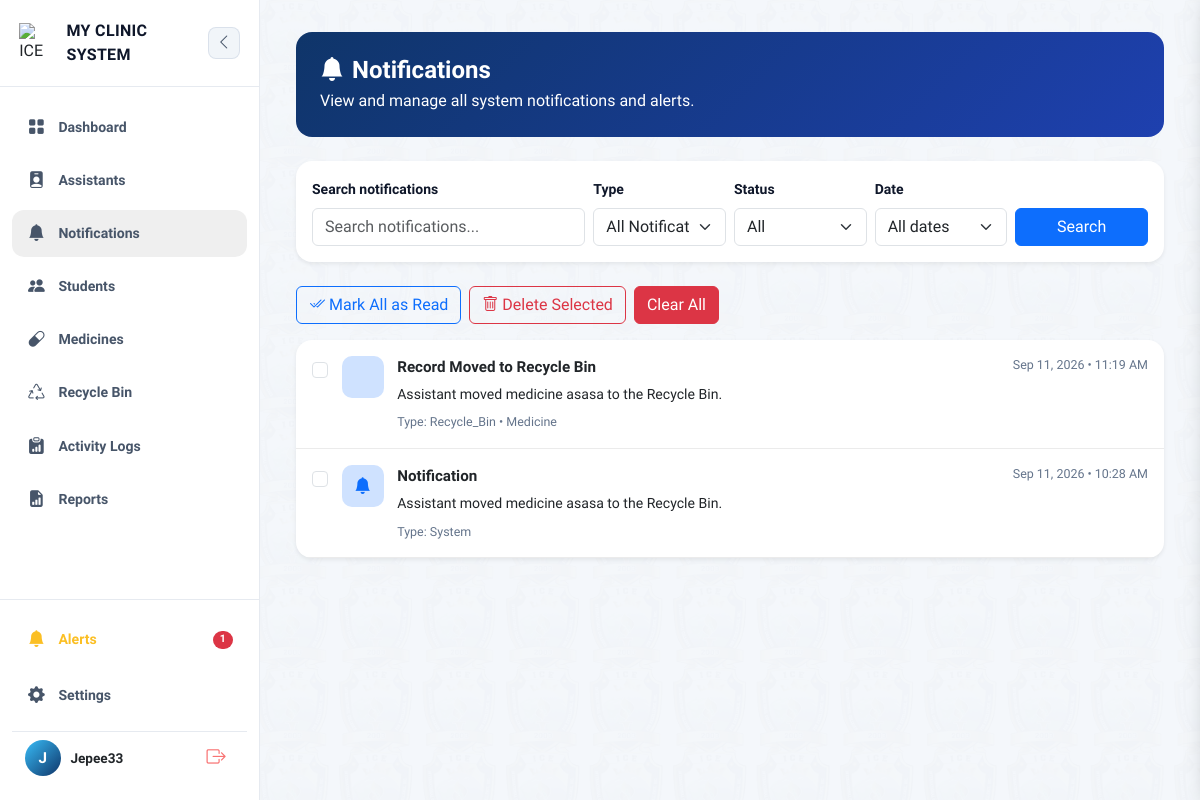
Page /notifications/ (signed in) on the earlier database version.
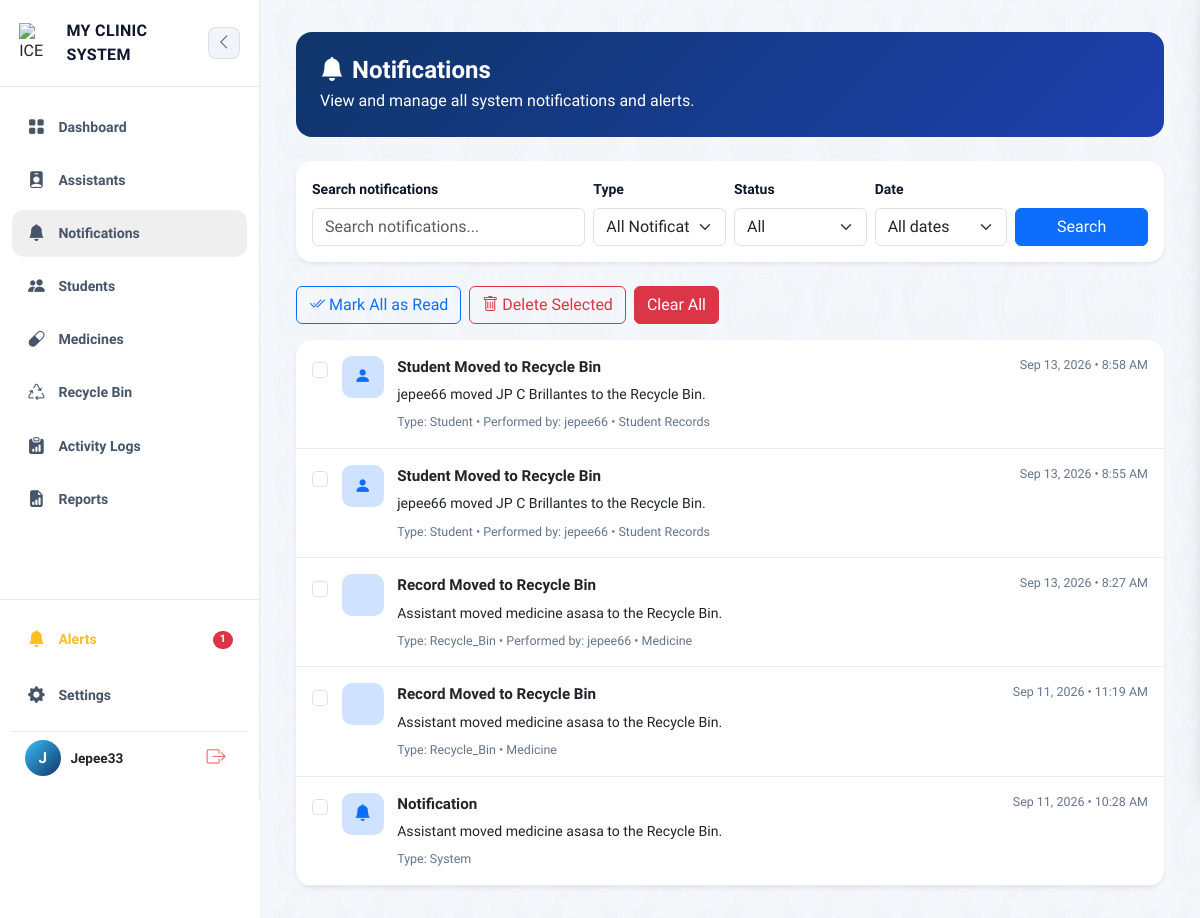
Same page on the later database version.
### clinic/models.py (models this page shows, shortened)
class Notification(models.Model):
    recipient = models.ForeignKey(User, on_delete=models.CASCADE, related_name='clinic_notifications')
    triggered_by = models.ForeignKey(
        User, on_delete=models.SET_NULL, null=True, blank=True,
        related_name='triggered_clinic_notifications'
    )
    title = models.CharField(max_length=150, default='Notification')
    message = models.TextField()
    notification_type = models.CharField(max_length=30, default='system')
    module = models.CharField(max_length=50, blank=True)
    related_object_id = models.PositiveIntegerField(null=True, blank=True)
    created_at = models.DateTimeField(auto_now_add=True)
    is_read = models.BooleanField(default=False)
    class Meta:
        ordering = ['-created_at']

### clinic/views/notifications.py (the view)
# urls.py: path('notifications/', views.notification_list, name='notification_list'),
@login_required
def notification_list(request):
    query = request.GET.get('q', '').strip()
    notification_type = request.GET.get('type', '').strip().lower()
    status = request.GET.get('status', '').strip().lower()
    date_filter = request.GET.get('date', '').strip().lower()
    notifications = Notification.objects.filter(recipient=request.user).select_related('triggered_by')
    if query:
        notifications = notifications.filter(Q(title__icontains=query) | Q(message__icontains=query) | Q(module__icontains=query) | Q(triggered_by__username__icontains=query))
    if notification_type:
        notifications = notifications.filter(notification_type__iexact=notification_type)
    if status == 'unread':
        notifications = notifications.filter(is_read=False)
    elif status == 'read':
        notifications = notifications.filter(is_read=True)
    today = timezone.localdate()
    if date_filter == 'today':
        notifications = notifications.filter(created_at__date=today)
    elif date_filter == 'yesterday':
        notifications = notifications.filter(created_at__date=today - timedelta(days=1))
    elif date_filter == 'last7':
        notifications = notifications.filter(created_at__gte=timezone.now() - timedelta(days=7))
    elif date_filter == 'last30':
        notifications = notifications.filter(created_at__gte=timezone.now() - timedelta(days=30))
    return render(request, 'clinic/notifications.html', {
        'notifications': notifications, 'query': query, 'selected_type': notification_type,
        'selected_status': status, 'selected_date': date_filter,
    })

### clinic/templates/clinic/notifications.html (shortened to what this page needs)
{% extends 'clinic/base.html' %}
{% block content %}
<div class="container-fluid py-2">
    <section class="notif-hero p-4 rounded-4 text-white mb-4">
        <h1 class="fw-bold mb-1"><i class="bi bi-bell-fill me-2"></i>Notifications</h1>
        <p class="mb-0">View and manage all system notifications and alerts.</p>
    </section>
    <section class="card notif-filter-card border-0 shadow-sm rounded-4 mb-4">
        <div class="card-body">
            <form method="get" class="row g-2 align-items-end">
                <div class="col-12 col-md-4">
                    <label class="form-label small fw-semibold">Search notifications</label>
                    <input class="form-control" name="q" value="{{ query }}" placeholder="Search notifications...">
                </div>
                <div class="col-6 col-md-2">
                    <label class="form-label small fw-semibold">Type</label>
                    <select class="form-select" name="type">
                        <option value="">All Notifications</option>
                    </select>
                </div>
                <div class="col-6 col-md-2">
                    <label class="form-label small fw-semibold">Status</label>
                    <select class="form-select" name="status">
                        <option value="">All</option>
                    </select>
                </div>
                <div class="col-8 col-md-2">
                    <label class="form-label small fw-semibold">Date</label>
                    <select class="form-select" name="date">
                        <option value="">All dates</option>
                    </select>
                </div>
                <div class="col-4 col-md-2">
                    <button class="btn btn-primary w-100">Search</button>
                </div>
            </form>
        </div>
    </section>
    <div class="notif-actions-row mb-3">
        <form method="post" action="{% url 'mark_all_notifications_read' %}" class="m-0">
            <button class="btn btn-outline-primary"><i class="bi bi-check2-all me-1"></i>Mark All as Read</button>
        </form>
        <button class="btn btn-outline-danger" form="notification-selection"><i class="bi bi-trash me-1"></i>Delete Selected</button>
        <button class="btn btn-danger" data-bs-toggle="modal" data-bs-target="#clearNotificationsModal">Clear All</button>
    </div>
    <form id="notification-selection" method="post" action="{% url 'delete_selected_notifications' %}"
        class="card border-0 shadow-sm rounded-4 overflow-hidden">
        {% for notification in notifications %}
        <div class="notification-row {% if not notification.is_read %}bg-primary-subtle{% endif %}">
            <div class="notif-checkbox-wrap">
                <input class="form-check-input" type="checkbox" name="notification_ids" value="{{ notification.pk }}">
            </div>
            <div class="notif-row-icon bg-primary-subtle text-primary">
                <i class="bi bi-{% if notification.notification_type == 'medicine' %}capsule{% elif notification.notification_type == 'student' %}person{% elif notification.notification_type == 'recycle_bin' %}recycle{% elif notification.notification_type == 'assistant' %}person-badge{% else %}bell{% endif %}-fill"></i>
            </div>
            <div class="notif-row-body">
                <div class="notif-row-top">
                    <div class="notif-row-title">
                        {{ notification.title }}
                    </div>
                    <div class="notif-row-time">{{ notification.created_at|date:'M d, Y • g:i A' }}</div>
                </div>
                <div class="notif-row-message">{{ notification.message }}</div>
                <div class="notif-row-meta">
                    Type: {{ notification.notification_type|title }}
                    {% if notification.triggered_by %} • Performed by: {{ notification.triggered_by.get_full_name|default:notification.triggered_by.username }}{% endif %}
                    {% if notification.module %} • {{ notification.module }}{% endif %}
                </div>
            </div>
        </div>
        {% empty %}
        <div class="text-center text-secondary p-5">
            <i class="bi bi-bell-slash fs-2 d-block mb-2"></i>No notifications match your filters.
        </div>
        {% endfor %}
    </form>
</div>
{% endblock %}

### clinic/templates/clinic/base.html (shortened to what this page needs)
{% load static %}
<!DOCTYPE html>
<html lang="en">
<head>
    <link href="https://cdn.jsdelivr.net/npm/bootstrap@5.3.0/dist/css/bootstrap.min.css" rel="stylesheet">
    <link rel="stylesheet" href="https://cdn.jsdelivr.net/npm/bootstrap-icons@1.11.0/font/bootstrap-icons.css">
</head>
<body class="bg-body text-body">
    <div style="display: flex; min-height: 100vh; width: 100%; position: relative;">
        <aside id="appSidebar">
            <div>
                <div class="sidebar-header-glass">
                    <div class="brand-logo-container" id="logoToggleBtn"
                        style="display: flex; align-items: center; gap: 0.5rem; cursor: pointer;"
                        title="Toggle Sidebar">
                        <img src="{% static 'clinic/img/me.png' %}" alt="ICE Clinic Logo"
                            style="width: 40px; height: 40px; object-fit: contain;">
                        <span class="brand-text">MY CLINIC SYSTEM</span>
                    </div>
                    <button class="sidebar-toggle-btn desktop-toggle-btn d-none d-lg-flex" id="toggleSidebarDesktopBtn"
                        title="Toggle Sidebar">
                        <i class="bi bi-chevron-left"></i>
                    </button>
                </div>
                <nav style="padding: 1rem 0.75rem;">
                    <a href="{% url 'dashboard' %}"
                        class="nav-item-link {% if request.resolver_match.url_name == 'dashboard' %}active{% endif %}"
                        title="Dashboard">
                        <i class="bi bi-grid-fill"></i>
                        <span>Dashboard</span>
                    </a>
                    {% if user.is_authenticated and user.profile.role == 'admin' %}
                    <a href="{% url 'nurse_list' %}"
                        class="nav-item-link {% if request.resolver_match.url_name == 'nurse_list' or request.resolver_match.url_name == 'nurse_detail' %}active{% endif %}"
                        title="Assistants"><i class="bi bi-person-badge-fill"></i><span>Assistants</span></a>
                    <button class="nav-item-link w-100 border-0 text-start" type="button" id="notifBellBtn"
                        title="Notifications">
                    <i class="bi bi-bell-fill"></i><span>Notifications</span>
                </button>
                {% endif %}
                    <a href="{% url 'student_records' %}"
                        class="nav-item-link {% if request.resolver_match.url_name == 'student_records' %}active{% endif %}"
                        title="Students">
                        <i class="bi bi-people-fill"></i>
                        <span>Students</span>
                    </a>
                    <a href="{% url 'medicine_list' %}"
                        class="nav-item-link {% if request.resolver_match.url_name == 'medicine_list' %}active{% endif %}"
                        title="Medicines">
                        <i class="bi bi-capsule"></i>
                        <span>Medicines</span>
                    </a>
                    {% if user.is_authenticated and user.profile.role == 'admin' %}
                    <a href="{% url 'trash_list' %}"
                        class="nav-item-link {% if request.resolver_match.url_name == 'trash_list' or request.resolver_match.url_name == 'trash_legacy' %}active{% endif %}"
                        title="Recycle Bin">
                        <i class="bi bi-recycle"></i><span>Recycle Bin</span>
                    </a>
                    <a href="{% url 'activity_log_list' %}"
                        class="nav-item-link {% if request.resolver_match.url_name == 'activity_log_list' %}active{% endif %}"
                        title="Activity Logs">
                        <i class="bi bi-clipboard-data-fill"></i><span>Activity Logs</span>
                    </a>
                    {% endif %} <a href="{% url 'reports' %}"
                        class="nav-item-link {% if request.resolver_match.url_name == 'reports' %}active{% endif %}"
                        title="Reports">
                        <i class="bi bi-file-earmark-bar-graph-fill"></i>
                        <span>Reports</span>
                    </a>
                </nav>
            </div>
            <div class="sidebar-footer-glass">
                {% if nav_low_stock_count %}
                <a href="{% url 'medicine_list' %}" class="nav-item-link" style="color: #fbbf24; margin-bottom: 0.5rem;"
                    title="Alerts">
                    <i class="bi bi-bell-fill"></i>
                    <span>Alerts</span>
                    <span class="badge rounded-pill bg-danger ms-auto nav-badge">{{ nav_low_stock_count }}</span>
                </a>
                {% endif %}
                <a href="{% url 'settings' %}"
                    class="nav-item-link {% if request.resolver_match.url_name == 'settings' %}active{% endif %}"
                    style="margin-bottom: 0.75rem;" title="Settings">
                    <i class="bi bi-gear-fill"></i>
                    <span>Settings</span>
                </a>
                {% if user.is_authenticated %}
                <div class="user-profile-card"
                    style="display: flex; align-items: center; justify-content: space-between; padding: 0.5rem 0.8rem;">
                    <div style="display: flex; align-items: center; gap: 0.6rem; overflow: hidden;">
                        <div class="user-avatar-glow"
                            title="{% if user.first_name %}{{ user.first_name }} {{ user.last_name }}{% else %}{{ user.username|title }}{% endif %}">
                            {% if user.first_name %}
                            {{ user.first_name|slice:":1"|upper }}{% if user.last_name %}{{
                            user.last_name|slice:":1"|upper }}{% endif %}
                            {% else %}
                            {{ user.username|slice:":1"|upper }}
                            {% endif %}
                        </div>
                        <div class="user-info-text" style="overflow: hidden; font-size: 0.85rem; font-weight: 600;">
                            {% if user.first_name %}
                            {{ user.first_name }} {{ user.last_name }}
                            {% else %}
                            {{ user.username|title }}
                            {% endif %}
                        </div>
                    </div>
                    <form action="{% url 'logout' %}" method="post" style="margin: 0;">
                        <button type="submit" class="btn-logout" title="Logout"
                            style="background: none; border: none; cursor: pointer; display: flex; align-items: center;">
                            <i class="bi bi-box-arrow-right" style="font-size: 1.2rem;"></i>
                        </button>
                    </form>
                </div>
                {% endif %}
            </div>
        </aside>
        <div class="main-container">
            <main class="content-main"
                style="background-image: url(&quot;{% static 'clinic/img/studentbackground.png' %}&quot;); background-repeat: repeat; background-size: cover; background-attachment: fixed;">
                <div class="content-inner">
                    {% block content %}{% endblock %}
                </div>
            </main>
        </div>
    </div>
</body>
</html>

Differences in the rows shown:
added Notification: title "Student Moved to Recycle Bin", created_at "Sep 13, 2026 • 8:58 AM", message "jepee66 moved JP C Brillantes to the Recycle Bin.", notification_type "Student", triggered_by.get_full_name "jepee66", module "Student Records"
added Notification: title "Student Moved to Recycle Bin", created_at "Sep 13, 2026 • 8:55 AM", message "jepee66 moved JP C Brillantes to the Recycle Bin.", notification_type "Student", triggered_by.get_full_name "jepee66", module "Student Records"
added Notification: title "Record Moved to Recycle Bin", created_at "Sep 13, 2026 • 8:27 AM", message "Assistant moved medicine asasa to the Recycle Bin.", notification_type "Recycle_Bin", triggered_by.get_full_name "jepee66", module "Medicine"
